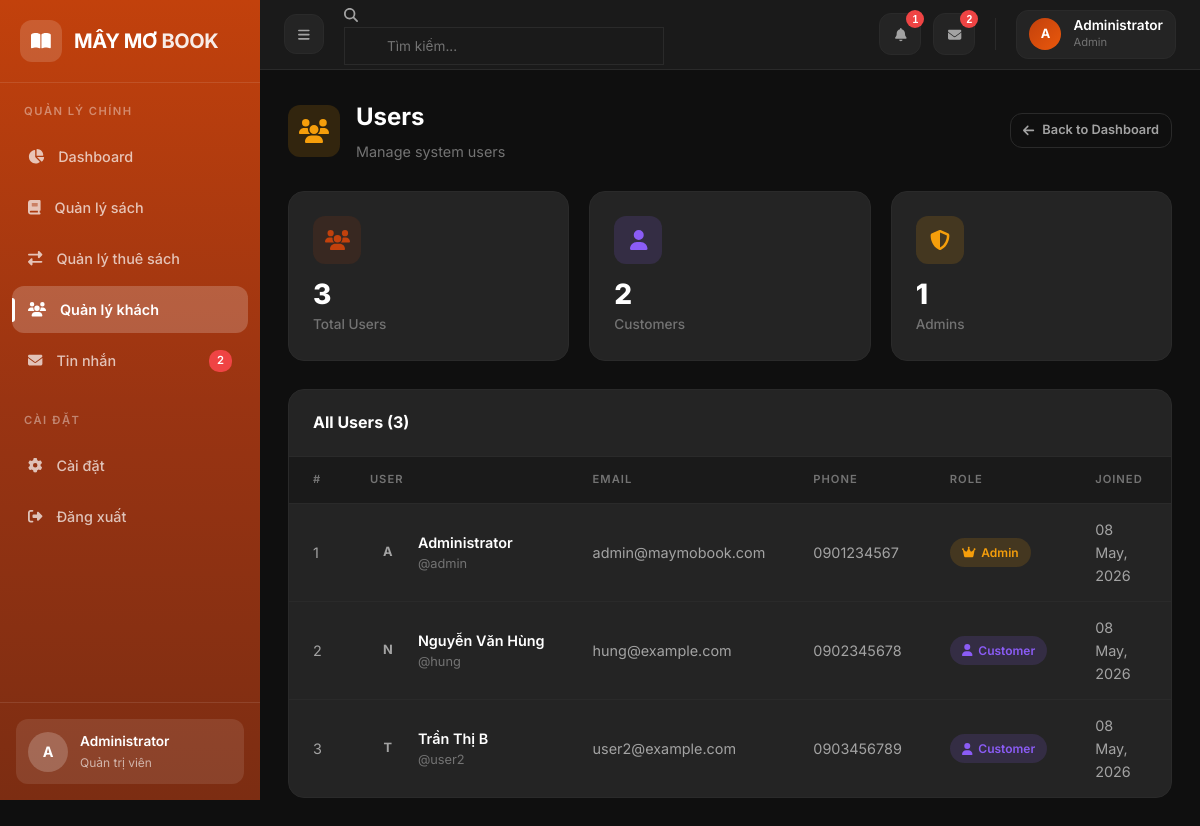
/frontend/pages/admin/users.php (signed in), run on the app's committed database.
### tables this page shows
CREATE TABLE users (
    id INT AUTO_INCREMENT PRIMARY KEY,
    username VARCHAR(50) NOT NULL UNIQUE,
    email VARCHAR(100) NOT NULL UNIQUE,
    password VARCHAR(255) NOT NULL,
    full_name VARCHAR(100) NOT NULL,
    phone VARCHAR(20) DEFAULT '',
    address TEXT DEFAULT '',
    avatar VARCHAR(255) DEFAULT NULL,
    role ENUM('user', 'admin') DEFAULT 'user',
    is_verified TINYINT(1) DEFAULT 0,
    created_at TIMESTAMP DEFAULT CURRENT_TIMESTAMP,
    updated_at TIMESTAMP DEFAULT CURRENT_TIMESTAMP ON UPDATE CURRENT_TIMESTAMP,
    INDEX idx_username (username),
    INDEX idx_email (email),
    INDEX idx_role (role)
);

### backend/config/database.php (called while the page is built, shortened)
<?php
class Database {
    private static $instance = null;
    private $connection;
    private function __construct() {
        try {
            $dsn = "mysql:host=" . DB_HOST . ";dbname=" . DB_NAME . ";charset=" . DB_CHARSET;
            $options = [
                PDO::ATTR_ERRMODE => PDO::ERRMODE_EXCEPTION,
                PDO::ATTR_DEFAULT_FETCH_MODE => PDO::FETCH_ASSOC,
                PDO::ATTR_EMULATE_PREPARES => false,
            ];
            $this->connection = new PDO($dsn, DB_USER, DB_PASS, $options);
        } catch (PDOException $e) {
            die("Lỗi kết nối database: " . $e->getMessage());
        }
    }
    public static function getInstance() {
        if (self::$instance === null) {
            self::$instance = new self();
        }
        return self::$instance;
    }
    public function getConnection() {
        return $this->connection;
    }
}
function getDB() {
    return Database::getInstance()->getConnection();
}

### backend/controllers/MessageController.php (called while the page is built, shortened)
<?php
require_once __DIR__ . '/../models/Message.php';
class MessageController {
    private $messageModel;
    public function __construct() {
        $this->messageModel = new Message();
    }
    public function getNotificationsForAdmin($limit = 5) {
        $messages = $this->messageModel->getForAdmin($limit);
        $unreadCount = $this->messageModel->countUnreadAdmin();
        return [
            'messages' => $messages,
            'unread_count' => $unreadCount
        ];
    }
}

### backend/models/Message.php (called while the page is built, shortened)
<?php
require_once __DIR__ . '/../config/database.php';
class Message {
    private $db;
    public function __construct() {
        $this->db = getDB();
    }
    public function getForAdmin($limit = 50) {
        $stmt = $this->db->prepare("
            SELECT m.*,
                   s.username as sender_username, s.full_name as sender_name,
                   s.email as sender_email
            FROM messages m
            LEFT JOIN users s ON m.sender_id = s.id
            WHERE m.type IN ('user_to_admin', 'system')
            ORDER BY m.created_at DESC
            LIMIT ?
        ");
        $stmt->execute([$limit]);
        return $stmt->fetchAll();
    }
    public function countUnreadAdmin() {
        $stmt = $this->db->query("
            SELECT COUNT(*) as count
            FROM messages
            WHERE type IN ('user_to_admin', 'system') AND is_read = 0
        ");
        return $stmt->fetch()['count'];
    }
}

### backend/controllers/AuthController.php (called while the page is built, shortened)
<?php
require_once __DIR__ . '/../models/User.php';
class AuthController {
    private $userModel;
    public function __construct() {
        $this->userModel = new User();
    }
    public function isLoggedIn() {
        return isset($_SESSION['user_id']);
    }
    public function getCurrentUser() {
        return $this->userModel->findById($_SESSION['user_id']);
    }
}

### backend/models/User.php (called while the page is built, shortened)
<?php
require_once __DIR__ . '/../config/database.php';
class User {
    private $db;
    public function __construct() {
        $this->db = getDB();
    }
    public function findById($id) {
        $stmt = $this->db->prepare("SELECT * FROM users WHERE id = ?");
        $stmt->execute([$id]);
        return $stmt->fetch();
    }
    public function getAll($limit = 100, $offset = 0) {
        $stmt = $this->db->prepare("SELECT * FROM users ORDER BY created_at DESC LIMIT ? OFFSET ?");
        $stmt->execute([$limit, $offset]);
        return $stmt->fetchAll();
    }
    public function countAll() {
        $stmt = $this->db->query("SELECT COUNT(*) as total FROM users");
        return $stmt->fetch()['total'];
    }
}

### backend/controllers/RentalController.php (called while the page is built, shortened)
<?php
require_once __DIR__ . '/../models/Rental.php';
require_once __DIR__ . '/../models/Message.php';
class RentalController {
    private $rentalModel;
    public function __construct() {
        $this->rentalModel = new Rental();
    }
    public function getOverdue() {
        return $this->rentalModel->getOverdueRentals();
    }
}

### backend/models/Rental.php (called while the page is built, shortened)
<?php
require_once __DIR__ . '/../config/database.php';
class Rental {
    private $db;
    public function __construct() {
        $this->db = getDB();
    }
    public function getOverdueRentals() {
        $stmt = $this->db->query("
            SELECT r.*, b.title, b.author, u.username, u.full_name, u.email, u.phone
            FROM rentals r
            JOIN books b ON r.book_id = b.id
            JOIN users u ON r.user_id = u.id
            WHERE r.status = 'overdue'
            ORDER BY r.due_date ASC
        ");
        return $stmt->fetchAll();
    }
}

### frontend/pages/admin/users.php (the view, shortened to what this page needs)
<?php
require_once __DIR__ . '/../../templates/admin_header.php';
require_once __DIR__ . '/../../../backend/models/User.php';
$userModel = new User();
$users = $userModel->getAll();
$totalUsers = $userModel->countAll();
$adminCount = count(array_filter($users, fn($u) => $u['role'] === 'admin'));
$customerCount = count(array_filter($users, fn($u) => $u['role'] === 'user'));
?>
<div class="page-header">
    <div class="page-header-left">
        <div class="page-header-icon" style="background: rgba(245, 158, 11, 0.15); color: var(--warning);">
            <i class="fas fa-users"></i>
        </div>
        <div>
            <h1 class="page-header-title">Users</h1>
            <p class="page-header-subtitle">Manage system users</p>
        </div>
    </div>
    <div>
        <a href="index.php" class="btn btn-outline btn-sm">
            <i class="fas fa-arrow-left"></i> Back to Dashboard
        </a>
    </div>
</div>
<div class="dashboard-stats-grid" style="grid-template-columns: repeat(3, 1fr);">
    <div class="stat-card-admin">
        <div class="stat-card-header">
            <div class="stat-card-icon green">
                <i class="fas fa-users"></i>
            </div>
        </div>
        <div class="stat-card-value"><?php echo $totalUsers; ?></div>
        <div class="stat-card-label">Total Users</div>
    </div>
    <div class="stat-card-admin">
        <div class="stat-card-header">
            <div class="stat-card-icon purple">
                <i class="fas fa-user"></i>
            </div>
        </div>
        <div class="stat-card-value"><?php echo $customerCount; ?></div>
        <div class="stat-card-label">Customers</div>
    </div>
    <div class="stat-card-admin">
        <div class="stat-card-header">
            <div class="stat-card-icon orange">
                <i class="fas fa-shield-alt"></i>
            </div>
        </div>
        <div class="stat-card-value"><?php echo $adminCount; ?></div>
        <div class="stat-card-label">Admins</div>
    </div>
</div>
<div class="dashboard-card">
    <div class="dashboard-card-header">
        <h3 class="dashboard-card-title">All Users (<?php echo count($users); ?>)</h3>
    </div>
    <div class="dashboard-card-body no-padding">
        <?php if (count($users) > 0): ?>
        <table class="data-table">
            <thead>
                <tr>
                    <th>#</th>
                    <th>User</th>
                    <th>Email</th>
                    <th>Phone</th>
                    <th>Role</th>
                    <th>Joined</th>
                    <th>Actions</th>
                </tr>
            </thead>
            <tbody>
                <?php foreach ($users as $index => $user): ?>
                <tr>
                    <td><?php echo $index + 1; ?></td>
                    <td>
                        <div class="table-user">
                            <div class="table-user-avatar" style="background: var(--green-bg); color: var(--green-primary);">
                                <?php echo strtoupper(substr($user['full_name'], 0, 1)); ?>
                            </div>
                            <div class="table-user-info">
                                <div class="table-user-name"><?php echo htmlspecialchars($user['full_name']); ?></div>
                                <div class="table-user-email">@<?php echo htmlspecialchars($user['username']); ?></div>
                            </div>
                        </div>
                    </td>
                    <td><?php echo htmlspecialchars($user['email']); ?></td>
                    <td><?php echo htmlspecialchars($user['phone'] ?: '-'); ?></td>
                    <td>
                        <?php if ($user['role'] === 'admin'): ?>
                        <span class="badge badge-warning">
                            <i class="fas fa-crown"></i> Admin
                        </span>
                        <?php else: ?>
                        <span class="badge badge-info">
                            <i class="fas fa-user"></i> Customer
                        </span>
                        <?php endif; ?>
                    </td>
                    <td><?php echo date('d M, Y', strtotime($user['created_at'])); ?></td>
                    <td>
                    </td>
                </tr>
                <?php endforeach; ?>
            </tbody>
        </table>
        <?php endif; ?>
    </div>
</div>
<?php require_once __DIR__ . '/../../templates/admin_footer.php'; ?>

### frontend/templates/admin_header.php (shortened to what this page needs)
<?php
require_once __DIR__ . '/../../backend/config/database.php';
require_once __DIR__ . '/../../backend/controllers/AuthController.php';
require_once __DIR__ . '/../../backend/controllers/MessageController.php';
$auth = new AuthController();
$user = $auth->getCurrentUser();
$messageController = new MessageController();
$messageData = $messageController->getNotificationsForAdmin(5);
$unreadCount = $messageData['unread_count'];
require_once __DIR__ . '/../../backend/controllers/RentalController.php';
$rentalController = new RentalController();
$overdueRentals = $rentalController->getOverdue();
$overdueCount = count($overdueRentals);
$currentPage = basename($_SERVER['PHP_SELF']);
?>
<!DOCTYPE html>
<html lang="vi">
<head>
    <link rel="stylesheet" href="https://cdnjs.cloudflare.com/ajax/libs/font-awesome/6.4.0/css/all.min.css">
    <link rel="stylesheet" href="../../assets/css/admin.css">
</head>
<body>
    <aside class="sidebar">
        <div class="sidebar-header">
            <a href="index.php" class="sidebar-logo">
                <div class="sidebar-logo-icon">
                    <i class="fas fa-book-open"></i>
                </div>
                <span class="sidebar-logo-text">MÂY MƠ <span>BOOK</span></span>
            </a>
        </div>
        <nav class="sidebar-nav">
            <div class="sidebar-nav-section">
                <span class="sidebar-nav-label">Quản lý chính</span>
                <a href="index.php" class="sidebar-nav-item <?php echo $currentPage == 'index.php' ? 'active' : ''; ?>">
                    <i class="fas fa-chart-pie"></i>
                    <span>Dashboard</span>
                </a>
                <a href="books.php" class="sidebar-nav-item <?php echo $currentPage == 'books.php' ? 'active' : ''; ?>">
                    <i class="fas fa-book"></i>
                    <span>Quản lý sách</span>
                </a>
                <a href="rentals.php" class="sidebar-nav-item <?php echo $currentPage == 'rentals.php' ? 'active' : ''; ?>">
                    <i class="fas fa-exchange-alt"></i>
                    <span>Quản lý thuê sách</span>
                </a>
                <a href="users.php" class="sidebar-nav-item <?php echo $currentPage == 'users.php' ? 'active' : ''; ?>">
                    <i class="fas fa-users"></i>
                    <span>Quản lý khách</span>
                </a>
                <a href="messages.php" class="sidebar-nav-item <?php echo $currentPage == 'messages.php' ? 'active' : ''; ?>">
                    <i class="fas fa-envelope"></i>
                    <span>Tin nhắn</span>
                    <?php if ($unreadCount > 0): ?>
                    <span class="sidebar-badge"><?php echo $unreadCount; ?></span>
                    <?php endif; ?>
                </a>
            </div>
            <div class="sidebar-nav-section">
                <span class="sidebar-nav-label">Cài đặt</span>
                <a href="settings.php" class="sidebar-nav-item <?php echo $currentPage == 'settings.php' ? 'active' : ''; ?>">
                    <i class="fas fa-cog"></i>
                    <span>Cài đặt</span>
                </a>
                <a href="../logout.php" class="sidebar-nav-item" onclick="return confirm('Bạn có chắc chắn muốn đăng xuất?')">
                    <i class="fas fa-sign-out-alt"></i>
                    <span>Đăng xuất</span>
                </a>
            </div>
        </nav>
        <div class="sidebar-footer">
            <div class="sidebar-admin-card">
                <div class="sidebar-admin-avatar">
                    <?php echo strtoupper(substr($user['full_name'] ?? 'A', 0, 1)); ?>
                </div>
                <div class="sidebar-admin-info">
                    <div class="sidebar-admin-name"><?php echo htmlspecialchars($user['full_name'] ?? 'Admin'); ?></div>
                    <div class="sidebar-admin-role">Quản trị viên</div>
                </div>
            </div>
        </div>
    </aside>
    <div class="main-content">
        <header class="topbar">
            <div class="topbar-left">
                <button class="topbar-toggle" id="sidebarToggle">
                    <i class="fas fa-bars"></i>
                </button>
                <div class="topbar-search">
                    <i class="fas fa-search"></i>
                    <input type="text" placeholder="Tìm kiếm...">
                </div>
            </div>
            <div class="topbar-right">
                <div class="topbar-dropdown">
                    <button class="topbar-icon-btn" id="notificationBtn">
                        <i class="fas fa-bell"></i>
                        <?php if ($overdueCount > 0): ?>
                        <span class="topbar-badge"><?php echo $overdueCount; ?></span>
                        <?php endif; ?>
                    </button>
                </div>
                <div class="topbar-dropdown">
                    <button class="topbar-icon-btn" id="messageBtn">
                        <i class="fas fa-envelope"></i>
                        <?php if ($unreadCount > 0): ?>
                        <span class="topbar-badge"><?php echo $unreadCount; ?></span>
                        <?php endif; ?>
                    </button>
                </div>
                <div class="topbar-profile">
                    <div class="topbar-avatar">
                        <?php echo strtoupper(substr($user['full_name'] ?? 'A', 0, 1)); ?>
                    </div>
                    <div class="topbar-profile-info">
                        <span class="topbar-profile-name"><?php echo htmlspecialchars($user['full_name'] ?? 'Admin'); ?></span>
                        <span class="topbar-profile-role">Admin</span>
                    </div>
                </div>
            </div>
        </header>
        <main class="page-content">

### data on the page
users: full_name "A", full_name "Administrator", username "admin", email "admin@maymobook.com", phone "0901234567", role "admin" (drawn), created_at "08 May, 2026"
users: full_name "N", full_name "Nguyễn Văn Hùng", username "hung", email "hung@example.com", phone "0902345678", role "user" (drawn), created_at "08 May, 2026"
users: full_name "T", full_name "Trần Thị B", username "user2", email "user2@example.com", phone "0903456789", role "user" (drawn), created_at "08 May, 2026"

### other printed values
$unreadCount "2"
$overdueCount "1"
$totalUsers "3"
$customerCount "2"
$adminCount "1"
count($users) "3"
